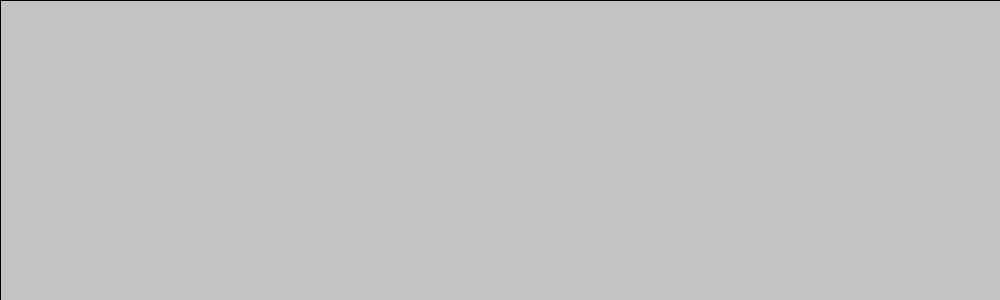
Frame 1 (no input)
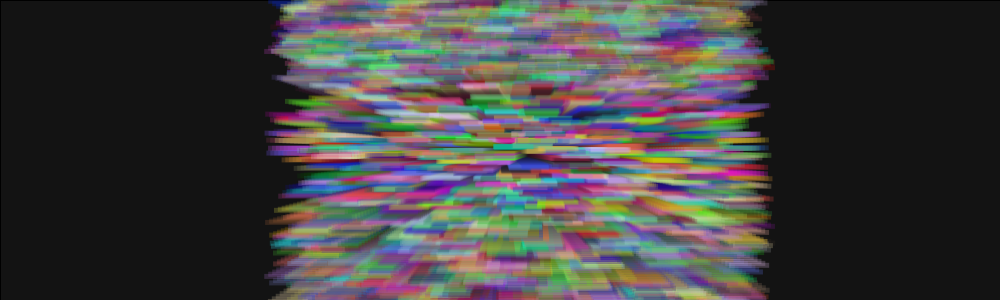
Frame 60 (the mouse pressed at the canvas centre just before this capture)
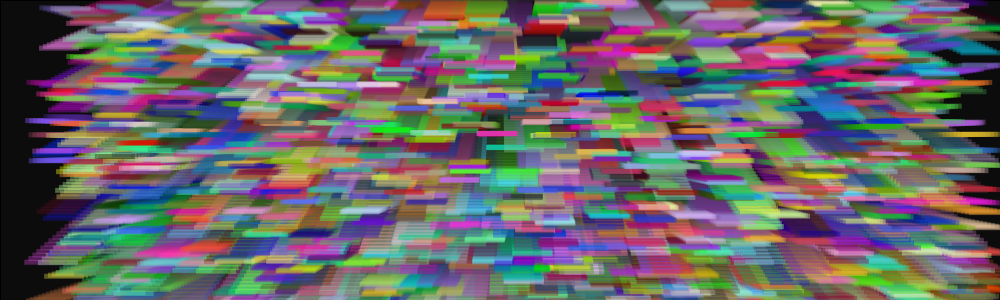
Frame 120 (the mouse held since frame 60 and released just before this capture)

The Processing sketch that drew these frames (run headless with seeded random() and noise(); from frame 60 on, the mouse is pressed at the canvas centre):

// Processing sketch: processing_141710
// ── processing_141710.pde

/*
Original Code From Mela Gonzalez
Modified by: Rafa Salcedo
*/

int cantidad;
particula[] parts;
 
void setup(){
  size(1000,300);
   
  cantidad = 2000;
  parts = new particula[cantidad];
   
  for(int i=0; i<cantidad; i++){
    PVector ini= new PVector(width/2,height/2);
    parts[i]= new particula(ini);
  }
}
 
void draw(){
  fill(0, 10);
  rect(0, 0, width, height);
   
  for(int i=0; i<cantidad; i++){
    parts[i].display();
    parts[i].update();
  }
}
 
class particula {
  PVector position;
  PVector velocity;
  PVector acceleration;
  int transparencia;
  int size;
  color col;
   
  particula (PVector initial){
    position = initial.get();
    velocity = new PVector(random(-4,4),random(-4,4));
    acceleration = new PVector(0,0.002);
    transparencia = 0;
    size= (int)random (10,30);
    col= color(random(255),random(255),random(255));
     
  }
   
  void update(){
    if( (position.x<=0) || (position.x>=width) ) { velocity.x = velocity.x * -1;}
    if( (position.y<=0) || (position.y>=width) ) { velocity.y = velocity.y * -1;}
     
    position.add(velocity);
    velocity.add(acceleration);
    if(transparencia<100)transparencia++;
  }
   
  void display(){
    fill(col,transparencia);
    noStroke();
   
    rect(position.x,position.y,40,5);
  }
   
}
